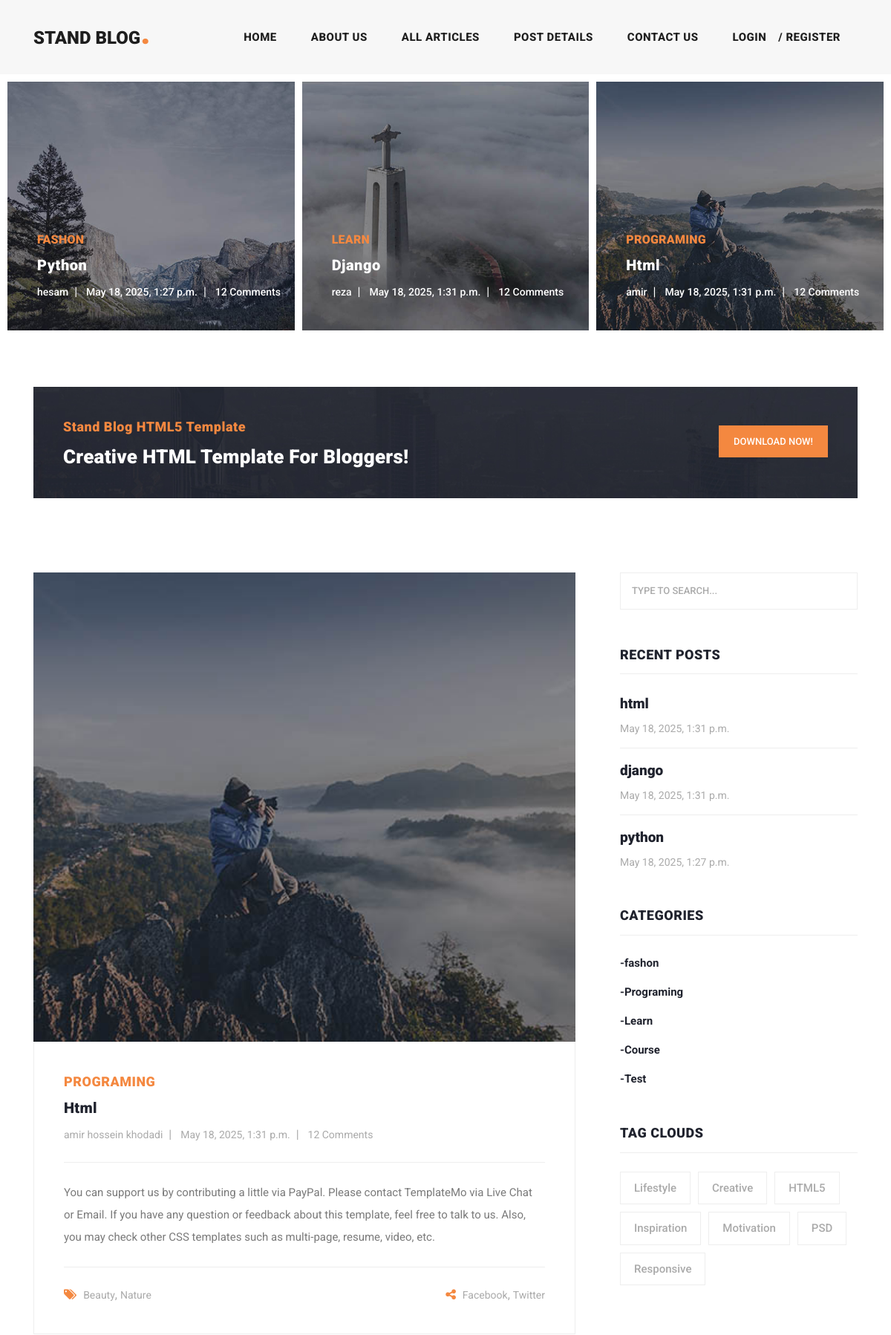
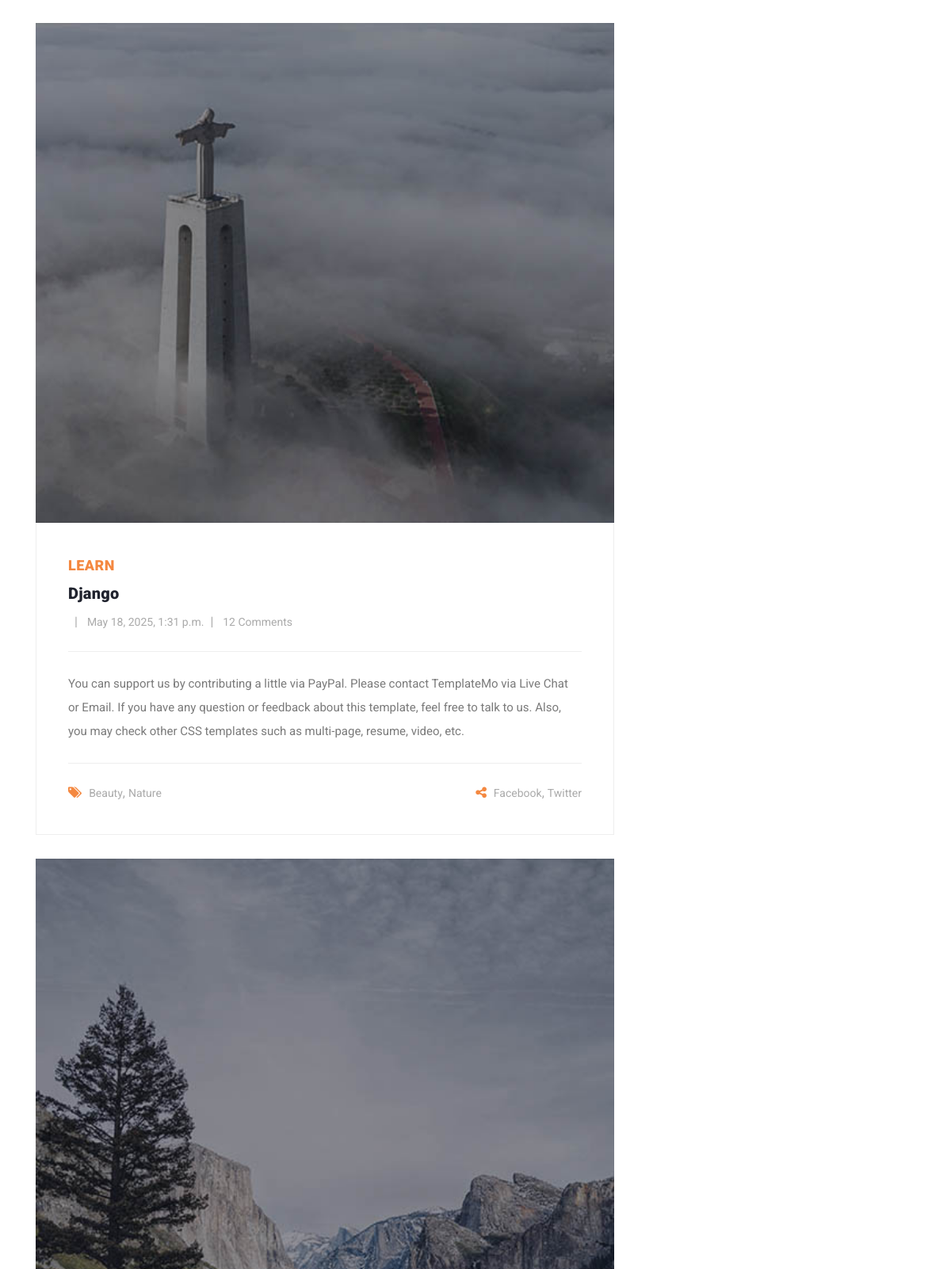
The page / (upper part) on the database its author committed (2 pictures, top to bottom).
### blog/models.py (models this page shows, shortened)
class Article(models.Model):
    title = models.CharField(max_length=200)
    content = models.TextField()
    created_date = models.DateTimeField(auto_now_add=True)
    updated_date = models.DateTimeField(auto_now=True)
    image = models.ImageField(upload_to='blog/images/')
    author = models.ForeignKey(User, on_delete=models.CASCADE,related_name='articles')
    category = models.ManyToManyField(Category , related_name='articles')
    floatfield = models.FloatField(default=1)
    myfile = models.FileField(upload_to='blog/file/')
    status = models.BooleanField(default=True)
    published = models.BooleanField(default=True)
    objects = models.Manager()
    custom_objects = ArticleManager()
    slug = models.SlugField(unique=True , blank=True)
    def get_absolute_url(self):
        return reverse('article_detail', args=[self.slug])

class Category(models.Model):
    name = models.CharField(max_length=50)
    def __str__(self):
        return self.name

### home/views.py (the view)
# urls.py: 2. Add a URL to urlpatterns:  path('', views.home, name='home')
def home(request):
    articles = Article.objects.all()
    return render(request, 'home/index.html',{'articles':articles} )

### context_processors/context_processors.py (called while the page is built)
def recent_articles(request):
    recent_articles = Article.objects.all().order_by('-created_date')[:3]
    categories = Category.objects.all()
    return {'recent_articles': recent_articles , 'categories': categories}

### home/templates/home/index.html (shortened to what this page needs)
{% extends 'base.html' %}
{% load static %}
{% block content %}
    <div class="main-banner header-text">
      <div class="container-fluid">
        <div class="owl-banner owl-carousel">
          {% for article in articles %}
              <div class="item">
            <a href='{{article.get_absolute_url}}' ><img src={{article.image.url}} alt="{{ article.title}}"/></a>
            <div class="item-content">
              <div class="main-content">
                <div class="meta-category">
                  <span>{{ article.category.first.name }}</span>
                </div>
                <a href='{{article.get_absolute_url}}' ><h4>{{ article.title}}</h4></a>
                <ul class="post-info">
                  <li><a href="#">{{ article.author }}</a></li>
                  <li><a href="#">{{ article.created_date}}</a></li>
                  <li><a href="#">12 Comments</a></li>
                </ul>
              </div>
            </div>
          </div>
            {% endfor %}
        </div>
      </div>
    </div>
    <section class="call-to-action">
      <div class="container">
        <div class="row">
          <div class="col-lg-12">
            <div class="main-content">
              <div class="row">
                <div class="col-lg-8">
                  <span>Stand Blog HTML5 Template</span>
                  <h4>Creative HTML Template For Bloggers!</h4>
                </div>
                <div class="col-lg-4">
                  <div class="main-button">
                    <a rel="nofollow" href="https://templatemo.com/tm-551-stand-blog" target="_parent">Download Now!</a>
                  </div>
                </div>
              </div>
            </div>
          </div>
        </div>
      </div>
    </section>
    <section class="blog-posts">
      <div class="container">
        <div class="row">
          <div class="col-lg-8">
            <div class="all-blog-posts">
              <div class="row">
                  {% for article in recent_articles %}
                <div class="col-lg-12">
                  <div class="blog-post">
                    <div class="blog-thumb">
                        <img src='{{ article.image.url }}' alt="test">
                    </div>
                    <div class="down-content">
                      <span>{{ article.category.first }}</span>
                      <a href="post-details.html"><h4>{{ article.title}}</h4></a>
                      <ul class="post-info">
                        <li><a href="#">{{ article.author.get_full_name }}</a></li>
                        <li><a href="#">{{ article.created_date}}</a></li>
                        <li><a href="#">12 Comments</a></li>
                      </ul>
                      <p>{{ article.content }}</p>
                      <div class="post-options">
                        <div class="row">
                          <div class="col-6">
                            <ul class="post-tags">
                              <li><i class="fa fa-tags"></i></li>
                              <li><a href="#">Beauty</a>,</li>
                              <li><a href="#">Nature</a></li>
                            </ul>
                          </div>
                          <div class="col-6">
                            <ul class="post-share">
                              <li><i class="fa fa-share-alt"></i></li>
                              <li><a href="#">Facebook</a>,</li>
                              <li><a href="#"> Twitter</a></li>
                            </ul>
                          </div>
                        </div>
                      </div>
                    </div>
                  </div>
                </div>
                    {% endfor %}
              </div>
            </div>
          </div>
          <div class="col-lg-4">
          {% include "includes/sidebar.html" %}
          </div>
        </div>
      </div>
    </section>
{% endblock %}

### templates/includes/sidebar.html
{% load static %}
<div class="sidebar">
              <div class="row">
                <div class="col-lg-12">
                  <div class="sidebar-item search">
                    <form id="search_form" name="gs" method="GET" action="#">
                      <input type="text" name="q" class="searchText" placeholder="type to search..." autocomplete="on">
                    </form>
                  </div>
                </div>
                <div class="col-lg-12">
                  <div class="sidebar-item recent-posts">
                    <div class="sidebar-heading">
                      <h2>Recent Posts</h2>
                    </div>
                    <div class="content">
                      <ul>
                          {% for article in recent_articles%}
                        <li><a href="post-details.html">
                          <h5>{{ article.title}}</h5>
                          <span>{{ article.created_date }}</span>
                        </a></li>
                          {% endfor %}
                      </ul>
                    </div>
                  </div>
                </div>
                <div class="col-lg-12">
                  <div class="sidebar-item categories">
                    <div class="sidebar-heading">
                      <h2>Categories</h2>
                    </div>
                    <div class="content">
                      <ul>
                        {% for cat in categories %}
                          <li><a href="{% url "category_detail" cat.id %}">-{{ cat.name}}</a></li>
                        {% endfor %}
                      </ul>
                    </div>
                  </div>
                </div>
                <div class="col-lg-12">
                  <div class="sidebar-item tags">
                    <div class="sidebar-heading">
                      <h2>Tag Clouds</h2>
                    </div>
                    <div class="content">
                      <ul>
                        <li><a href="#">Lifestyle</a></li>
                        <li><a href="#">Creative</a></li>
                        <li><a href="#">HTML5</a></li>
                        <li><a href="#">Inspiration</a></li>
                        <li><a href="#">Motivation</a></li>
                        <li><a href="#">PSD</a></li>
                        <li><a href="#">Responsive</a></li>
                      </ul>
                    </div>
                  </div>
                </div>
              </div>
            </div>

### rows shown on the page
Article: image (picture), category.first.name "FASHON", title "Python", author "hesam", created_date "May 18, 2025, 1:27 p.m.", title "python"
Article: image (picture), category.first.name "LEARN", title "Django", author "reza", created_date "May 18, 2025, 1:31 p.m.", category.first "LEARN", content "You can support us by contributing a little via PayPal. Please contact TemplateMo via Live Chat or Email. If you have any question or feedback about this template, feel free to talk to us. Also, you may check other CSS templates such as multi-page, resume, video, etc.", title "django"
Article: image (picture), category.first.name "PROGRAMING", title "Html", author "amir", created_date "May 18, 2025, 1:31 p.m.", category.first "PROGRAMING", author.get_full_name "amir hossein khodadi", content "You can support us by contributing a little via PayPal. Please contact TemplateMo via Live Chat or Email. If you have any question or feedback about this template, feel free to talk to us. Also, you may check other CSS templates such as multi-page, resume, video, etc.", title "html"
Category: name "fashon"
Category: name "Programing"
Category: name "Learn"
Category: name "Course"
Category: name "Test"
